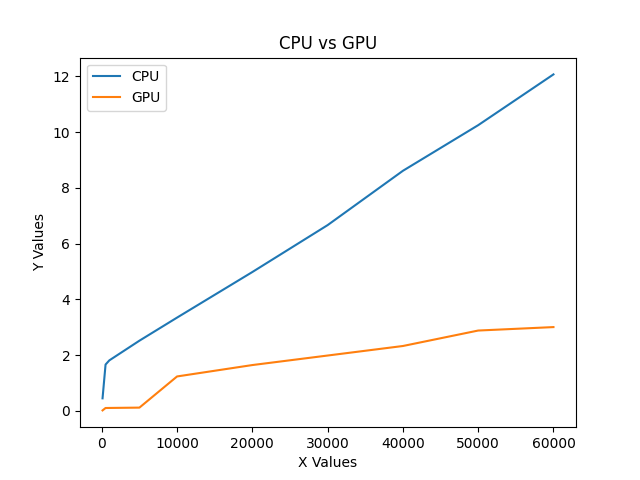

This chart was generated by the following Python code:
import csv
import matplotlib.pyplot as plt

# Lists to store the data
x1, y1 = [], []
x2, y2 = [], []

with open("data.csv","r") as csv_file:
            
    reader = csv.reader(csv_file,delimiter = " ")
    for line in reader:
        print(line)
        if int(line[0]) == 0:
            n1 = int(line[1])
            t1 = float(line[2])
            x1.append(n1)
            y1.append(t1)
        elif int(line[0]) == 1:
            n2 = int(line[1])
            t2 = float(line[2])
            x2.append(n2)
            y2.append(t2)



# Plotting the first set of data
plt.plot(x1, y1, label='CPU')

# Plotting the second set of data
plt.plot(x2, y2, label='GPU')

# Adding labels and title
plt.xlabel('X Values')
plt.ylabel('Y Values')
plt.title('CPU vs GPU')

# Adding legend
plt.legend()

# Displaying the plot
plt.show()
